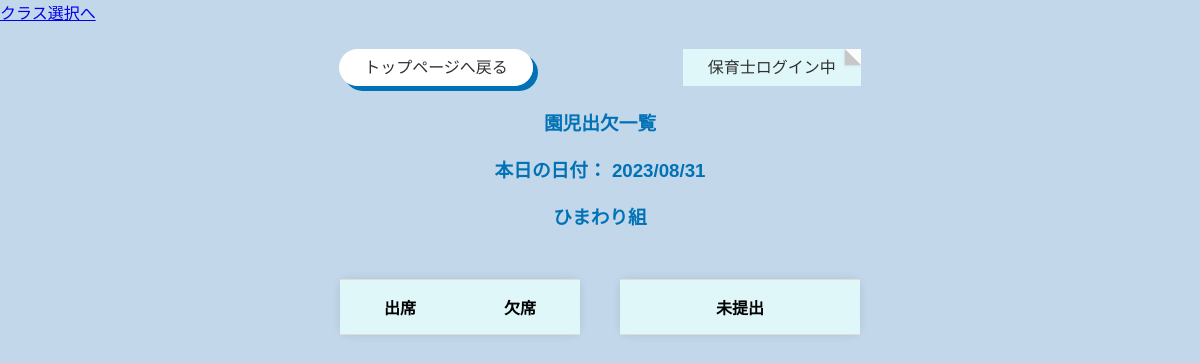
The app's page /management.php?class=ひまわり, older data.
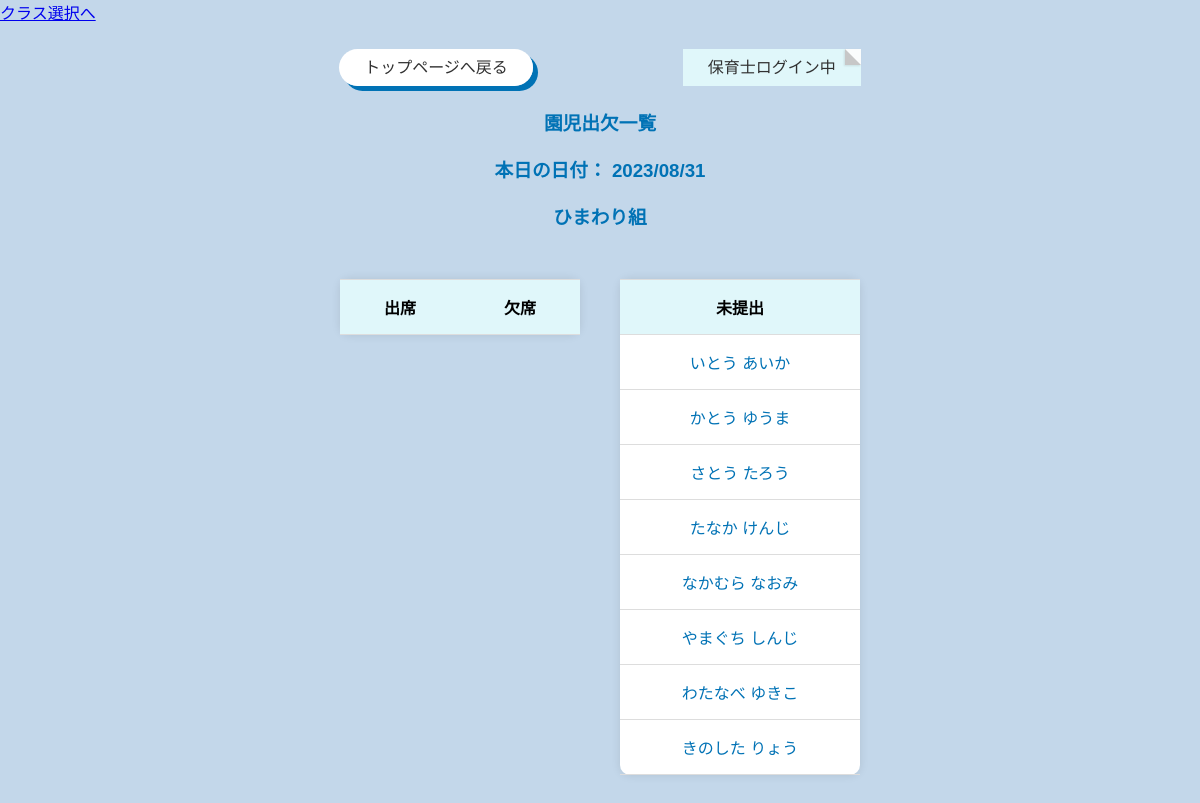
The same page, newer data.
### tables this page shows
CREATE TABLE children(
 	id MEDIUMINT UNSIGNED NOT NULL AUTO_INCREMENT,
	name VARCHAR(128),
	class VARCHAR(128),
 	PRIMARY KEY(id)
	);

### database.php (called while the page is built, shortened)
<?php
class Database{
    public function connect(){
        $db_host = $_ENV['DB_HOST'];
        $db_user = $_ENV['DB_USER'];
        $db_pass = $_ENV['DB_PASSWORD'];
        $db_name = $_ENV['DB_NAME'];
        $db_type = $_ENV['DB_TYPE'];
        $dsn = "$db_type:host=$db_host;dbname=$db_name;charset=utf8mb4";
        try{
            $pdo = new PDO($dsn, $db_user, $db_pass);
            $pdo -> setAttribute(PDO::ATTR_ERRMODE,
                    PDO::ERRMODE_EXCEPTION);
            $pdo->setAttribute(PDO::ATTR_EMULATE_PREPARES, false);
            return $pdo;
        }catch (PDOException $e) {
            exit($e->getMessage());
        }
    }
    public function all_records_yet($class_name){
        $pdo = $this->connect();
        $sql = 'SELECT children.id AS child_id, children.name AS child_name
                FROM children
                WHERE children.class = ? AND NOT EXISTS
                (
                    SELECT 1
                    FROM records yet
                    WHERE yet.child_id = children.id AND yet.date = CURDATE()
                )';
        $stmt = $pdo->prepare($sql);
        $stmt->execute([$class_name]);
        $childrenWithoutRecords = $stmt->fetchAll(PDO::FETCH_ASSOC);
        return $childrenWithoutRecords;
    }
}

### management.php (the view, shortened to what this page needs)
<?php
require_once('./database.php');
$database_yet = new Database();
$records_yet = $database_yet -> all_records_yet($_GET['class']);
?>
<!DOCTYPE html>
<html lang="ja">
<head>
    <link rel="stylesheet" href="css/management.css">
</head>
<body>
    <a href="./management_class.php">クラス選択へ</a>
    <div class="button">
        <div class="back_button">
            <div class="a_back_button">
                <a href="index.php" style="text-decoration:none">トップページへ戻る</a>
            </div>
        </div>
        <div class="login_button">
            <div class="a_login_button">
                <a href="#" style="text-decoration:none">保育士ログイン中</a>
            </div>
        </div>
    </div>
    <h3>園児出欠一覧</h3>
    <h3>本日の日付： <tr>  <td><?= date('Y/m/d'); ?></td></tr></h3>
    <h3><?= $_GET['class'] ?>組</h3>
    <div class="table-content">
        <div class="attendance">
            <table>
                <tr>
                    <th>出席</th>
                    <th>欠席</th>
                </tr>
            </table>
        </div>
        <div class="yet">
            <table>
            <th>未提出</th>
                    <?php foreach($records_yet as $records_yet2){ ?>
                <tr>
                    <td><a href="response.php?id=<?php print($records_yet2['child_id']) ?>" name="sentaku"><?php print($records_yet2['child_name']) ?></a></td>
                </tr>
            <?php } ?>
            </table>
        </div>
    </div>
</body>
</html>

Row changes from the older to the newer data that the page shows:
now on this page (row edited): children: name "いとう あいか"
now on this page (row edited): children: name "かとう ゆうま"
now on this page (row edited): children: name "さとう たろう"
now on this page (row edited): children: name "たなか けんじ"
now on this page (row edited): children: name "なかむら なおみ"
now on this page (row edited): children: name "やまぐち しんじ"
now on this page (row edited): children: name "わたなべ ゆきこ"
added children: name "きのした りょう"
